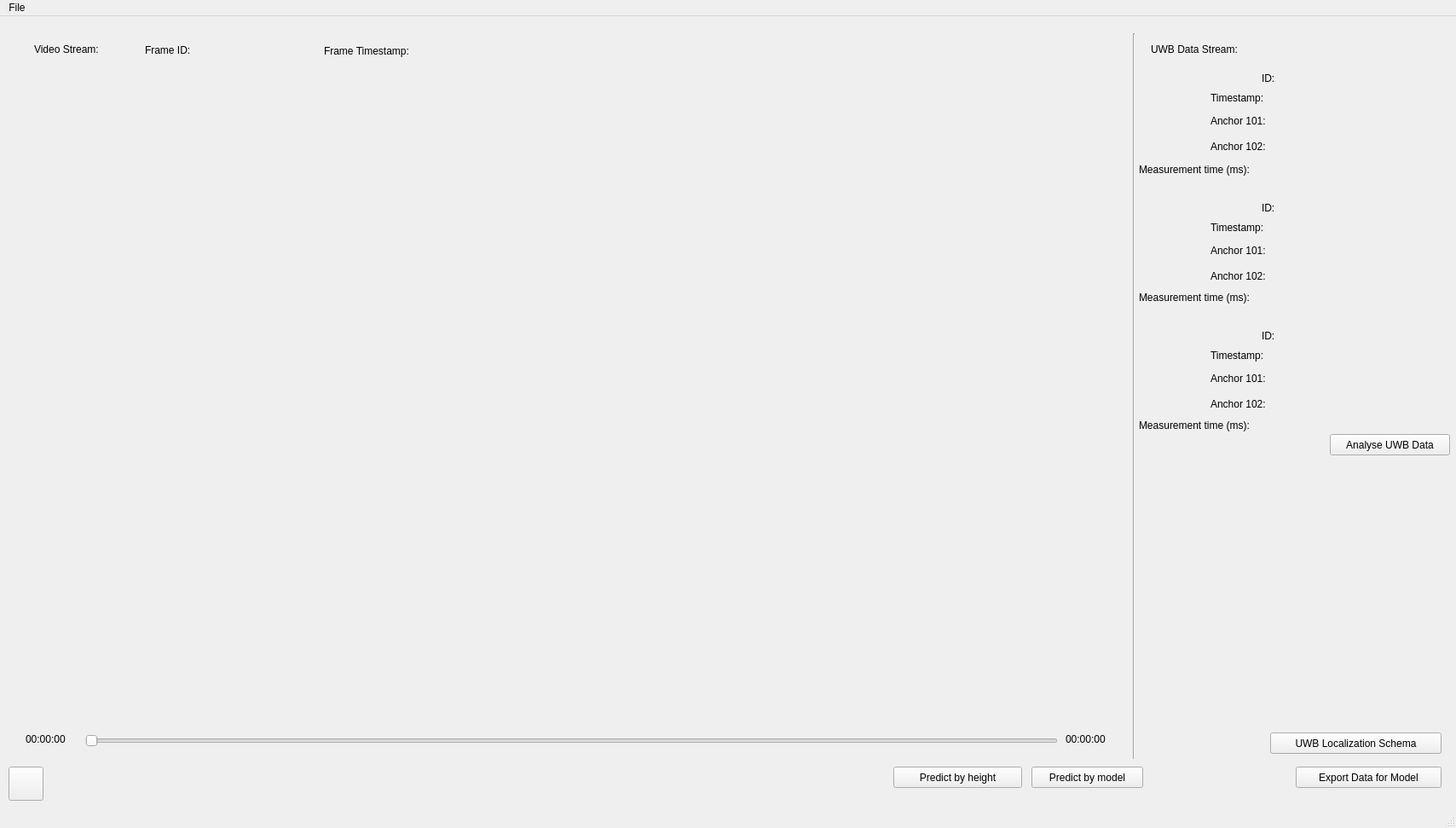
<?xml version="1.0" encoding="UTF-8"?>
<ui version="4.0">
 <class>IndoorPositioningSystem</class>
 <widget class="QMainWindow" name="IndoorPositioningSystem">
  <property name="geometry">
   <rect>
    <x>0</x>
    <y>0</y>
    <width>1708</width>
    <height>971</height>
   </rect>
  </property>
  <property name="sizePolicy">
   <sizepolicy hsizetype="Fixed" vsizetype="Fixed">
    <horstretch>0</horstretch>
    <verstretch>0</verstretch>
   </sizepolicy>
  </property>
  <property name="maximumSize">
   <size>
    <width>2136</width>
    <height>16777215</height>
   </size>
  </property>
  <property name="windowTitle">
   <string>IndoorPositioningSystem</string>
  </property>
  <widget class="QWidget" name="centralwidget">
   <widget class="QPushButton" name="pushButton_Play_Pause">
    <property name="geometry">
     <rect>
      <x>10</x>
      <y>880</y>
      <width>41</width>
      <height>40</height>
     </rect>
    </property>
    <property name="text">
     <string/>
    </property>
   </widget>
   <widget class="QSlider" name="horizontalSlider_Duration">
    <property name="geometry">
     <rect>
      <x>100</x>
      <y>840</y>
      <width>1141</width>
      <height>19</height>
     </rect>
    </property>
    <property name="mouseTracking">
     <bool>false</bool>
    </property>
    <property name="orientation">
     <enum>Qt::Horizontal</enum>
    </property>
   </widget>
   <widget class="QLabel" name="label_Current_Time">
    <property name="geometry">
     <rect>
      <x>30</x>
      <y>840</y>
      <width>67</width>
      <height>16</height>
     </rect>
    </property>
    <property name="text">
     <string>00:00:00</string>
    </property>
   </widget>
   <widget class="QLabel" name="label_Total_Time">
    <property name="geometry">
     <rect>
      <x>1250</x>
      <y>840</y>
      <width>67</width>
      <height>16</height>
     </rect>
    </property>
    <property name="text">
     <string>00:00:00</string>
    </property>
   </widget>
   <widget class="QLabel" name="label_Video">
    <property name="geometry">
     <rect>
      <x>30</x>
      <y>90</y>
      <width>1281</width>
      <height>721</height>
     </rect>
    </property>
    <property name="text">
     <string/>
    </property>
   </widget>
   <widget class="QLabel" name="label_Video_Frame_ID">
    <property name="geometry">
     <rect>
      <x>170</x>
      <y>30</y>
      <width>71</width>
      <height>20</height>
     </rect>
    </property>
    <property name="text">
     <string>Frame ID:</string>
    </property>
   </widget>
   <widget class="QLabel" name="label_Video_Frame_Timestamp">
    <property name="geometry">
     <rect>
      <x>380</x>
      <y>32</y>
      <width>141</width>
      <height>17</height>
     </rect>
    </property>
    <property name="text">
     <string>Frame Timestamp:</string>
    </property>
   </widget>
   <widget class="QLabel" name="label_Tag_ID_1">
    <property name="geometry">
     <rect>
      <x>1480</x>
      <y>64</y>
      <width>21</width>
      <height>17</height>
     </rect>
    </property>
    <property name="text">
     <string>ID:</string>
    </property>
   </widget>
   <widget class="QLabel" name="label_Tag_timestamp_1">
    <property name="geometry">
     <rect>
      <x>1420</x>
      <y>86</y>
      <width>81</width>
      <height>20</height>
     </rect>
    </property>
    <property name="text">
     <string>Timestamp:</string>
    </property>
   </widget>
   <widget class="QLabel" name="label_Anchor101_1">
    <property name="geometry">
     <rect>
      <x>1420</x>
      <y>114</y>
      <width>81</width>
      <height>17</height>
     </rect>
    </property>
    <property name="text">
     <string>Anchor 101:</string>
    </property>
   </widget>
   <widget class="QLabel" name="label_Anchor102_1">
    <property name="geometry">
     <rect>
      <x>1420</x>
      <y>144</y>
      <width>81</width>
      <height>17</height>
     </rect>
    </property>
    <property name="text">
     <string>Anchor 102:</string>
    </property>
   </widget>
   <widget class="QLabel" name="label_Video_Frame_ID_value">
    <property name="geometry">
     <rect>
      <x>240</x>
      <y>32</y>
      <width>131</width>
      <height>20</height>
     </rect>
    </property>
    <property name="text">
     <string/>
    </property>
   </widget>
   <widget class="QLabel" name="label_Video_Frame_Timestamp_value">
    <property name="geometry">
     <rect>
      <x>510</x>
      <y>33</y>
      <width>151</width>
      <height>20</height>
     </rect>
    </property>
    <property name="text">
     <string/>
    </property>
   </widget>
   <widget class="QLabel" name="label_Tag_ID_value_1">
    <property name="geometry">
     <rect>
      <x>1510</x>
      <y>64</y>
      <width>111</width>
      <height>17</height>
     </rect>
    </property>
    <property name="text">
     <string/>
    </property>
   </widget>
   <widget class="QLabel" name="label_Tag_timestamp_value_1">
    <property name="geometry">
     <rect>
      <x>1510</x>
      <y>87</y>
      <width>161</width>
      <height>20</height>
     </rect>
    </property>
    <property name="text">
     <string/>
    </property>
   </widget>
   <widget class="QLabel" name="label_Anchor101_value_1">
    <property name="geometry">
     <rect>
      <x>1510</x>
      <y>114</y>
      <width>191</width>
      <height>17</height>
     </rect>
    </property>
    <property name="text">
     <string/>
    </property>
   </widget>
   <widget class="QLabel" name="label_Anchor102_value_1">
    <property name="geometry">
     <rect>
      <x>1510</x>
      <y>144</y>
      <width>141</width>
      <height>17</height>
     </rect>
    </property>
    <property name="text">
     <string/>
    </property>
   </widget>
   <widget class="QLabel" name="label_Tag_ID_value_2">
    <property name="geometry">
     <rect>
      <x>1510</x>
      <y>216</y>
      <width>111</width>
      <height>17</height>
     </rect>
    </property>
    <property name="text">
     <string/>
    </property>
   </widget>
   <widget class="QLabel" name="label_Anchor102_2">
    <property name="geometry">
     <rect>
      <x>1420</x>
      <y>296</y>
      <width>81</width>
      <height>17</height>
     </rect>
    </property>
    <property name="text">
     <string>Anchor 102:</string>
    </property>
   </widget>
   <widget class="QLabel" name="label_Tag_ID_2">
    <property name="geometry">
     <rect>
      <x>1480</x>
      <y>216</y>
      <width>21</width>
      <height>17</height>
     </rect>
    </property>
    <property name="text">
     <string>ID:</string>
    </property>
   </widget>
   <widget class="QLabel" name="label_Anchor101_value_2">
    <property name="geometry">
     <rect>
      <x>1510</x>
      <y>266</y>
      <width>191</width>
      <height>17</height>
     </rect>
    </property>
    <property name="text">
     <string/>
    </property>
   </widget>
   <widget class="QLabel" name="label_Anchor102_value_2">
    <property name="geometry">
     <rect>
      <x>1510</x>
      <y>296</y>
      <width>141</width>
      <height>17</height>
     </rect>
    </property>
    <property name="text">
     <string/>
    </property>
   </widget>
   <widget class="QLabel" name="label_Anchor101_2">
    <property name="geometry">
     <rect>
      <x>1420</x>
      <y>266</y>
      <width>81</width>
      <height>17</height>
     </rect>
    </property>
    <property name="text">
     <string>Anchor 101:</string>
    </property>
   </widget>
   <widget class="QLabel" name="label_Tag_timestamp_2">
    <property name="geometry">
     <rect>
      <x>1420</x>
      <y>238</y>
      <width>81</width>
      <height>20</height>
     </rect>
    </property>
    <property name="text">
     <string>Timestamp:</string>
    </property>
   </widget>
   <widget class="QLabel" name="label_Tag_timestamp_value_2">
    <property name="geometry">
     <rect>
      <x>1510</x>
      <y>241</y>
      <width>161</width>
      <height>17</height>
     </rect>
    </property>
    <property name="text">
     <string/>
    </property>
   </widget>
   <widget class="QLabel" name="label_Tag_ID_value_3">
    <property name="geometry">
     <rect>
      <x>1510</x>
      <y>366</y>
      <width>111</width>
      <height>17</height>
     </rect>
    </property>
    <property name="text">
     <string/>
    </property>
   </widget>
   <widget class="QLabel" name="label_Anchor102_3">
    <property name="geometry">
     <rect>
      <x>1420</x>
      <y>446</y>
      <width>81</width>
      <height>17</height>
     </rect>
    </property>
    <property name="text">
     <string>Anchor 102:</string>
    </property>
   </widget>
   <widget class="QLabel" name="label_Tag_ID_3">
    <property name="geometry">
     <rect>
      <x>1480</x>
      <y>366</y>
      <width>21</width>
      <height>17</height>
     </rect>
    </property>
    <property name="text">
     <string>ID:</string>
    </property>
   </widget>
   <widget class="QLabel" name="label_Anchor101_value_3">
    <property name="geometry">
     <rect>
      <x>1510</x>
      <y>416</y>
      <width>191</width>
      <height>17</height>
     </rect>
    </property>
    <property name="text">
     <string/>
    </property>
   </widget>
   <widget class="QLabel" name="label_Anchor102_value_3">
    <property name="geometry">
     <rect>
      <x>1510</x>
      <y>446</y>
      <width>141</width>
      <height>17</height>
     </rect>
    </property>
    <property name="text">
     <string/>
    </property>
   </widget>
   <widget class="QLabel" name="label_Anchor101_3">
    <property name="geometry">
     <rect>
      <x>1420</x>
      <y>416</y>
      <width>81</width>
      <height>17</height>
     </rect>
    </property>
    <property name="text">
     <string>Anchor 101:</string>
    </property>
   </widget>
   <widget class="QLabel" name="label_Tag_timestamp_3">
    <property name="geometry">
     <rect>
      <x>1420</x>
      <y>388</y>
      <width>81</width>
      <height>20</height>
     </rect>
    </property>
    <property name="text">
     <string>Timestamp:</string>
    </property>
   </widget>
   <widget class="QLabel" name="label_Tag_timestamp_value_3">
    <property name="geometry">
     <rect>
      <x>1510</x>
      <y>392</y>
      <width>161</width>
      <height>17</height>
     </rect>
    </property>
    <property name="text">
     <string/>
    </property>
   </widget>
   <widget class="QPushButton" name="pushButton_UWB_Data_Analysis">
    <property name="geometry">
     <rect>
      <x>1560</x>
      <y>490</y>
      <width>141</width>
      <height>25</height>
     </rect>
    </property>
    <property name="text">
     <string>Analyse UWB Data</string>
    </property>
   </widget>
   <widget class="QLabel" name="label_Video_Stream">
    <property name="geometry">
     <rect>
      <x>40</x>
      <y>30</y>
      <width>121</width>
      <height>17</height>
     </rect>
    </property>
    <property name="styleSheet">
     <string notr="true">font: 700 13pt &quot;Ubuntu&quot;;</string>
    </property>
    <property name="text">
     <string>Video Stream:</string>
    </property>
   </widget>
   <widget class="Line" name="line">
    <property name="geometry">
     <rect>
      <x>1320</x>
      <y>20</y>
      <width>21</width>
      <height>851</height>
     </rect>
    </property>
    <property name="orientation">
     <enum>Qt::Vertical</enum>
    </property>
   </widget>
   <widget class="QLabel" name="label_Video_Stream_2">
    <property name="geometry">
     <rect>
      <x>1350</x>
      <y>30</y>
      <width>151</width>
      <height>17</height>
     </rect>
    </property>
    <property name="styleSheet">
     <string notr="true">font: 700 13pt &quot;Ubuntu&quot;;</string>
    </property>
    <property name="text">
     <string>UWB Data Stream:</string>
    </property>
   </widget>
   <widget class="QPushButton" name="pushButton_UWB_Localization">
    <property name="geometry">
     <rect>
      <x>1490</x>
      <y>840</y>
      <width>201</width>
      <height>25</height>
     </rect>
    </property>
    <property name="text">
     <string>UWB Localization Schema</string>
    </property>
   </widget>
   <widget class="QPushButton" name="pushButton_Export_Data">
    <property name="geometry">
     <rect>
      <x>1520</x>
      <y>880</y>
      <width>171</width>
      <height>25</height>
     </rect>
    </property>
    <property name="text">
     <string>Export Data for Model</string>
    </property>
   </widget>
   <widget class="QPushButton" name="pushButton_Polyn_Regression_Predict">
    <property name="geometry">
     <rect>
      <x>1210</x>
      <y>880</y>
      <width>131</width>
      <height>25</height>
     </rect>
    </property>
    <property name="text">
     <string>Predict by model</string>
    </property>
   </widget>
   <widget class="QPushButton" name="pushButton_Predict_By_Height">
    <property name="geometry">
     <rect>
      <x>1048</x>
      <y>880</y>
      <width>151</width>
      <height>25</height>
     </rect>
    </property>
    <property name="text">
     <string>Predict by height</string>
    </property>
   </widget>
   <widget class="QLabel" name="label_Tag_measurement_time_1">
    <property name="geometry">
     <rect>
      <x>1336</x>
      <y>170</y>
      <width>170</width>
      <height>20</height>
     </rect>
    </property>
    <property name="text">
     <string>Measurement time (ms):</string>
    </property>
   </widget>
   <widget class="QLabel" name="label_Tag_measurement_time_value_1">
    <property name="geometry">
     <rect>
      <x>1510</x>
      <y>172</y>
      <width>141</width>
      <height>17</height>
     </rect>
    </property>
    <property name="text">
     <string/>
    </property>
   </widget>
   <widget class="QLabel" name="label_Tag_measurement_time_2">
    <property name="geometry">
     <rect>
      <x>1336</x>
      <y>320</y>
      <width>170</width>
      <height>20</height>
     </rect>
    </property>
    <property name="text">
     <string>Measurement time (ms):</string>
    </property>
   </widget>
   <widget class="QLabel" name="label_Tag_measurement_time_value_2">
    <property name="geometry">
     <rect>
      <x>1510</x>
      <y>322</y>
      <width>141</width>
      <height>17</height>
     </rect>
    </property>
    <property name="text">
     <string/>
    </property>
   </widget>
   <widget class="QLabel" name="label_Tag_measurement_time_3">
    <property name="geometry">
     <rect>
      <x>1336</x>
      <y>470</y>
      <width>170</width>
      <height>20</height>
     </rect>
    </property>
    <property name="text">
     <string>Measurement time (ms):</string>
    </property>
   </widget>
   <widget class="QLabel" name="label_Tag_measurement_time_value_3">
    <property name="geometry">
     <rect>
      <x>1510</x>
      <y>472</y>
      <width>141</width>
      <height>17</height>
     </rect>
    </property>
    <property name="text">
     <string/>
    </property>
   </widget>
  </widget>
  <widget class="QMenuBar" name="menubar">
   <property name="geometry">
    <rect>
     <x>0</x>
     <y>0</y>
     <width>1708</width>
     <height>22</height>
    </rect>
   </property>
   <widget class="QMenu" name="menuFile">
    <property name="title">
     <string>File</string>
    </property>
    <addaction name="actionOpen_Video"/>
    <addaction name="actionLoad_model_params"/>
    <addaction name="actionLoad_camera_intrinsic_params"/>
   </widget>
   <addaction name="menuFile"/>
  </widget>
  <widget class="QStatusBar" name="statusbar"/>
  <action name="actionOpen_Video">
   <property name="text">
    <string>Open</string>
   </property>
  </action>
  <action name="actionOpen_UWB_data">
   <property name="text">
    <string>Open UWB data</string>
   </property>
  </action>
  <action name="actionLoad_model_params">
   <property name="text">
    <string>Load model params</string>
   </property>
  </action>
  <action name="actionLoad_camera_intrinsic_params">
   <property name="text">
    <string>Load camera intrinsic params</string>
   </property>
  </action>
 </widget>
 <resources/>
 <connections/>
</ui>
